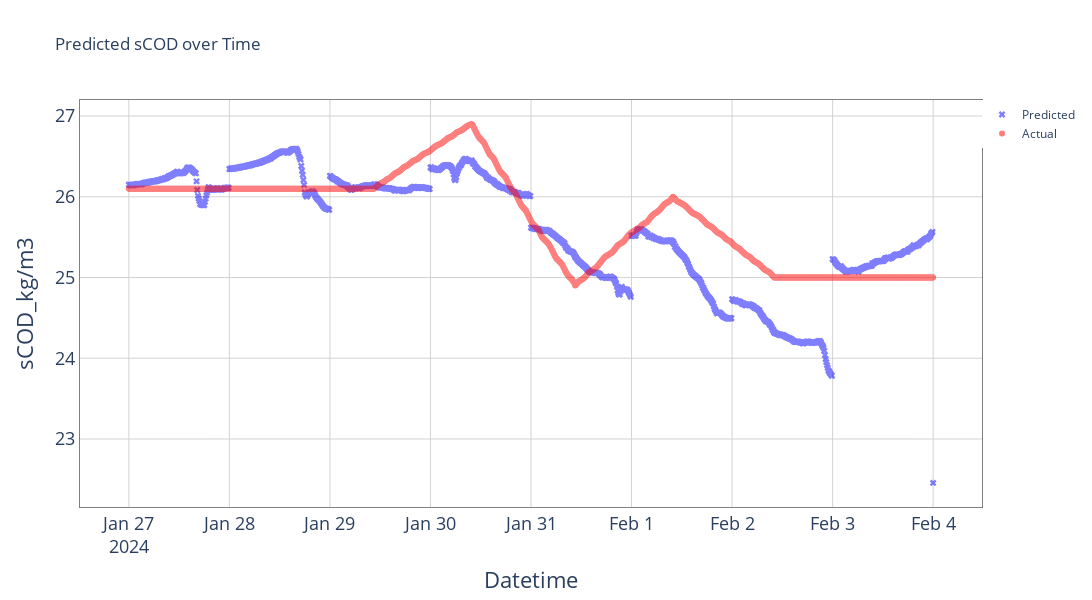

Here is the notebook cell this chart was saved with:
### Code cell
y_pred = y_pred.flatten().tolist()

trace1 = go.Scatter(
    x= df['datetime'],
    y=y_pred,
    mode='markers',
    marker=dict(color='blue', symbol='x'),
    name='Predicted',
    opacity=0.5
)

trace2 = go.Scatter(
    x= df['datetime'],
    y=test_dataset['sCOD_kg/m3'],
    mode='markers',
    marker=dict(color='red', symbol='circle'),
    name='Actual',
    opacity=0.5
)

# Create the figure
fig = go.Figure(data=[trace1, trace2])

# Update layout
fig.update_layout(
    title='Predicted sCOD over Time',
    xaxis_title='Datetime',
    yaxis_title= 'sCOD_kg/m3',
    xaxis=dict(
        # Uncomment and adjust the line below for datetime formatting, if needed
        # tickformat='%Y-%m-%d', 
        # tickmode='auto',  # or 'array', with tickvals and ticktext
    ),
    legend=dict(y=1, x=1),
    hovermode='closest',
    template='plotly',  # Choose a template as per your preference
    width=1200,  # Adjust the size as needed
    height=700
)



apply_fig_format(fig, 1200, 600)

### Figure 1 — Plotly figure (JSON) as saved in the notebook; plotly's stock layout.template omitted (floating-point values rounded to 4 significant figures; data arrays with more than 128 entries replaced by an {"elided": "..."} marker saying what was removed)
{"data": [{"marker": {"color": "blue", "symbol": "x"}, "mode": "markers", "name": "Predicted", "opacity": 0.5, "type": "scatter", "x": {"elided": "1156 str values"}, "y": {"elided": "1156 float values"}}, {"marker": {"color": "red", "symbol": "circle"}, "mode": "markers", "name": "Actual", "opacity": 0.5, "type": "scatter", "x": {"elided": "1156 str values"}, "y": {"elided": "1156 float values"}}], "layout": {"height": 600, "hovermode": "closest", "legend": {"x": 1, "y": 1}, "paper_bgcolor": "white", "plot_bgcolor": "white", "title": {"text": "Predicted sCOD over Time"}, "width": 1200, "xaxis": {"dtick": "D", "gridcolor": "lightgray", "linecolor": "gray", "linewidth": 1, "mirror": true, "showline": true, "tickfont": {"size": 18}, "title": {"font": {"size": 22}, "text": "Datetime"}}, "yaxis": {"gridcolor": "lightgray", "linecolor": "gray", "linewidth": 1, "mirror": true, "showline": true, "tickfont": {"size": 18}, "title": {"font": {"size": 22}, "text": "sCOD_kg/m3"}}}}
